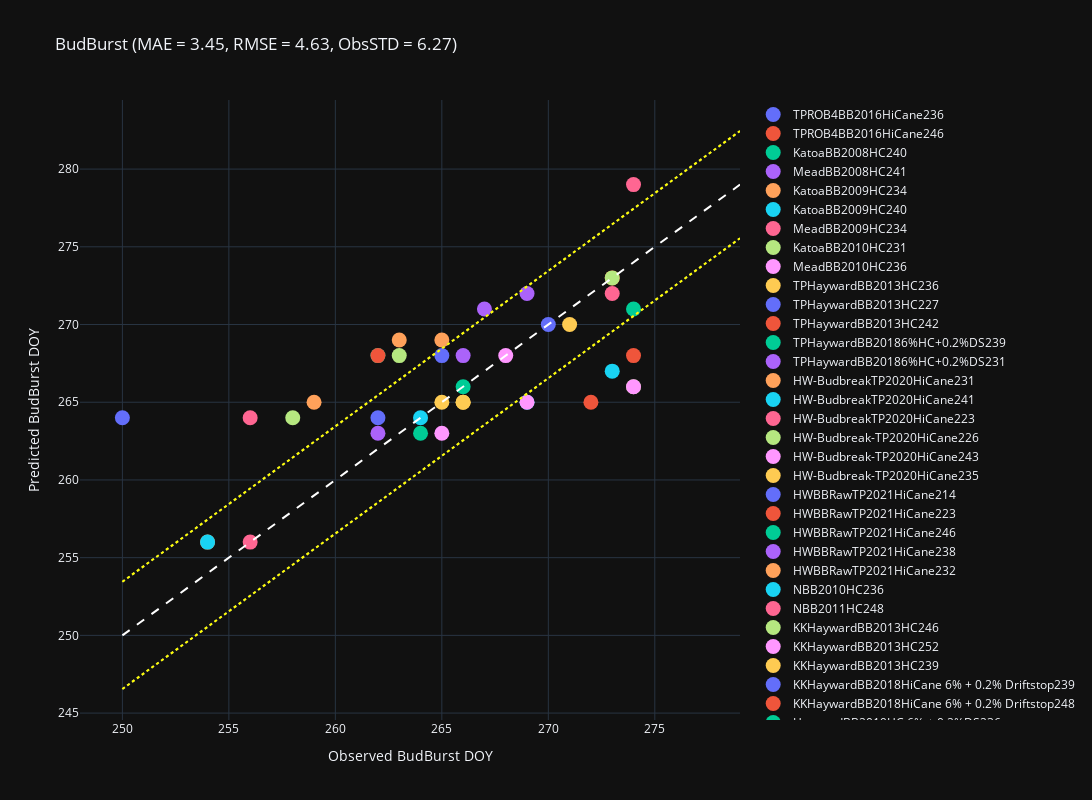

Source (notebook cell):
### Code cell
def observ_predict_plot(predicted_budbreak_doy, observed_budbreak_doy, regression_xy=False):
    fig = go.Figure()

    observations = []
    predictions = []
    all_bb_days = []
    for loc in observed_budbreak_doy.keys():
        for year in observed_budbreak_doy[loc].keys():
            for sheet_info in observed_budbreak_doy[loc][year]:
                observed_bb = observed_budbreak_doy[loc][year][sheet_info]
                observations.append(observed_bb)
                predicted_bb = predicted_budbreak_doy[loc][year][sheet_info]
                predictions.append(predicted_bb)

                all_bb_days.append(observed_bb)
                all_bb_days.append(predicted_bb)

                fig.add_trace(go.Scatter(x=[observed_bb], y=[predicted_bb], mode='markers', marker=dict(size=15), name=sheet_info))

    mae = round(utils.mean_absolute_error(observations,predictions),2)
    rmse = round(root_mean_squared_error(observations,predictions),2)


    # Add 1:1 dashed line
    fig.add_trace(go.Scatter(x=[min(all_bb_days), max(all_bb_days)], y=[min(all_bb_days), max(all_bb_days)], mode='lines', line=dict(color="white", dash="dash"), name="1:1 Line")) 

    # Calculate std of observations to compare with MAE
    obs_std = round(np.std(observations),2)
    # ±MAE bands
    upper_line_mae = np.array([min(all_bb_days), max(all_bb_days)]) + np.array(mae)   
    lower_line_mae = np.array([min(all_bb_days), max(all_bb_days)]) - np.array(mae)  
    fig.add_trace(go.Scatter(x=[min(all_bb_days), max(all_bb_days)], y=upper_line_mae, mode='lines', line=dict(color="grey", dash="dot"), name='+MAE'))
    fig.add_trace(go.Scatter(x=[min(all_bb_days), max(all_bb_days)], y=lower_line_mae, mode='lines', line=dict(color="grey", dash="dot"), name='-MAE'))  
    # RMSE bands: If RMSE bands are much wider than MAE bands, it means there are large outliers affecting the model's performance.
    upper_line_rmse = np.array([min(all_bb_days), max(all_bb_days)]) + np.array(mae)   
    lower_line_rmse = np.array([min(all_bb_days), max(all_bb_days)]) - np.array(mae)  
    fig.add_trace(go.Scatter(x=[min(all_bb_days), max(all_bb_days)], y=upper_line_rmse, mode='lines', line=dict(color="yellow", dash="dot"), name='+RMSE'))
    fig.add_trace(go.Scatter(x=[min(all_bb_days), max(all_bb_days)], y=lower_line_rmse, mode='lines', line=dict(color="yellow", dash="dot"), name='-RMSE'))  

    # Plot regression line
    if regression_xy is not False:
        fig.add_trace(go.Scatter(x=regression_xy[0], y=regression_xy[1], mode='lines', line=dict(color="white", dash="solid"), name=f"Regression"))

    # Update layout
    fig.update_layout(
        title= f"BudBurst (MAE = {mae}, RMSE = {rmse}, ObsSTD = {obs_std})",
        xaxis_title="Observed BudBurst DOY",
        yaxis_title="Predicted BudBurst DOY",
        template="plotly_dark", width=1400, height=800)
    fig.show()

observ_predict_plot(predicted_budbreak_doy, observed_budbreak_doy)

### Figure 1 — Plotly figure (JSON) as saved in the notebook; plotly's stock layout.template omitted (floating-point values rounded to 4 significant figures)
{"data": [{"marker": {"size": 15}, "mode": "markers", "name": "TPROB4BB2016HiCane236", "type": "scatter", "x": [265], "y": [268]}, {"marker": {"size": 15}, "mode": "markers", "name": "TPROB4BB2016HiCane246", "type": "scatter", "x": [274], "y": [268]}, {"marker": {"size": 15}, "mode": "markers", "name": "KatoaBB2008HC240", "type": "scatter", "x": [262], "y": [268]}, {"marker": {"size": 15}, "mode": "markers", "name": "MeadBB2008HC241", "type": "scatter", "x": [266], "y": [268]}, {"marker": {"size": 15}, "mode": "markers", "name": "KatoaBB2009HC234", "type": "scatter", "x": [254], "y": [256]}, {"marker": {"size": 15}, "mode": "markers", "name": "KatoaBB2009HC240", "type": "scatter", "x": [254], "y": [256]}, {"marker": {"size": 15}, "mode": "markers", "name": "MeadBB2009HC234", "type": "scatter", "x": [256], "y": [256]}, {"marker": {"size": 15}, "mode": "markers", "name": "KatoaBB2010HC231", "type": "scatter", "x": [263], "y": [268]}, {"marker": {"size": 15}, "mode": "markers", "name": "MeadBB2010HC236", "type": "scatter", "x": [268], "y": [268]}, {"marker": {"size": 15}, "mode": "markers", "name": "TPHaywardBB2013HC236", "type": "scatter", "x": [266], "y": [265]}, {"marker": {"size": 15}, "mode": "markers", "name": "TPHaywardBB2013HC227", "type": "scatter", "x": [262], "y": [264]}, {"marker": {"size": 15}, "mode": "markers", "name": "TPHaywardBB2013HC242", "type": "scatter", "x": [272], "y": [265]}, {"marker": {"size": 15}, "mode": "markers", "name": "TPHaywardBB20186%HC+0.2%DS239", "type": "scatter", "x": [264], "y": [263]}, {"marker": {"size": 15}, "mode": "markers", "name": "TPHaywardBB20186%HC+0.2%DS231", "type": "scatter", "x": [262], "y": [263]}, {"marker": {"size": 15}, "mode": "markers", "name": "HW-BudbreakTP2020HiCane231", "type": "scatter", "x": [259], "y": [265]}, {"marker": {"size": 15}, "mode": "markers", "name": "HW-BudbreakTP2020HiCane241", "type": "scatter", "x": [269], "y": [265]}, {"marker": {"size": 15}, "mode": "markers", "name": "HW-BudbreakTP2020HiCane223", "type": "scatter", "x": [256], "y": [264]}, {"marker": {"size": 15}, "mode": "markers", "name": "HW-Budbreak-TP2020HiCane226", "type": "scatter", "x": [258], "y": [264]}, {"marker": {"size": 15}, "mode": "markers", "name": "HW-Budbreak-TP2020HiCane243", "type": "scatter", "x": [269], "y": [265]}, {"marker": {"size": 15}, "mode": "markers", "name": "HW-Budbreak-TP2020HiCane235", "type": "scatter", "x": [265], "y": [265]}, {"marker": {"size": 15}, "mode": "markers", "name": "HWBBRawTP2021HiCane214", "type": "scatter", "x": [250], "y": [264]}, {"marker": {"size": 15}, "mode": "markers", "name": "HWBBRawTP2021HiCane223", "type": "scatter", "x": [262], "y": [268]}, {"marker": {"size": 15}, "mode": "markers", "name": "HWBBRawTP2021HiCane246", "type": "scatter", "x": [274], "y": [271]}, {"marker": {"size": 15}, "mode": "markers", "name": "HWBBRawTP2021HiCane238", "type": "scatter", "x": [267], "y": [271]}, {"marker": {"size": 15}, "mode": "markers", "name": "HWBBRawTP2021HiCane232", "type": "scatter", "x": [263], "y": [269]}, {"marker": {"size": 15}, "mode": "markers", "name": "NBB2010HC236", "type": "scatter", "x": [273], "y": [267]}, {"marker": {"size": 15}, "mode": "markers", "name": "NBB2011HC248", "type": "scatter", "x": [274], "y": [279]}, {"marker": {"size": 15}, "mode": "markers", "name": "KKHaywardBB2013HC246", "type": "scatter", "x": [274], "y": [266]}, {"marker": {"size": 15}, "mode": "markers", "name": "KKHaywardBB2013HC252", "type": "scatter", "x": [274], "y": [266]}, {"marker": {"size": 15}, "mode": "markers", "name": "KKHaywardBB2013HC239", "type": "scatter", "x": [266], "y": [265]}, {"marker": {"size": 15}, "mode": "markers", "name": "KKHaywardBB2018HiCane 6% + 0.2% Driftstop239", "type": "scatter", "x": [270], "y": [270]}, {"marker": {"size": 15}, "mode": "markers", "name": "KKHaywardBB2018HiCane 6% + 0.2% Driftstop248", "type": "scatter", "x": [273], "y": [273]}, {"marker": {"size": 15}, "mode": "markers", "name": "HaywardBB2019HC 6% + 0.2%DS236", "type": "scatter", "x": [266], "y": [266]}, {"marker": {"size": 15}, "mode": "markers", "name": "HaywardBB2019HC 6% + 0.2%DS243", "type": "scatter", "x": [269], "y": [272]}, {"marker": {"size": 15}, "mode": "markers", "name": "HWBBRaw2020HiCane+Driftstop240", "type": "scatter", "x": [265], "y": [269]}, {"marker": {"size": 15}, "mode": "markers", "name": "HWBBRaw2020HiCane+Driftstop235", "type": "scatter", "x": [264], "y": [264]}, {"marker": {"size": 15}, "mode": "markers", "name": "HWBBRaw2020HiCane+Driftstop247", "type": "scatter", "x": [273], "y": [272]}, {"marker": {"size": 15}, "mode": "markers", "name": "HWBBSpray2020HiCane+Driftstop248", "type": "scatter", "x": [273], "y": [273]}, {"marker": {"size": 15}, "mode": "markers", "name": "HWBBSpray2020HiCane+Driftstop232", "type": "scatter", "x": [265], "y": [263]}, {"marker": {"size": 15}, "mode": "markers", "name": "HWBBSpray2020HiCane+Driftstop243", "type": "scatter", "x": [271], "y": [270]}, {"line": {"color": "white", "dash": "dash"}, "mode": "lines", "name": "1:1 Line", "type": "scatter", "x": [250, 279], "y": [250, 279]}, {"line": {"color": "grey", "dash": "dot"}, "mode": "lines", "name": "+MAE", "type": "scatter", "x": [250, 279], "y": [253.4, 282.4]}, {"line": {"color": "grey", "dash": "dot"}, "mode": "lines", "name": "-MAE", "type": "scatter", "x": [250, 279], "y": [246.6, 275.6]}, {"line": {"color": "yellow", "dash": "dot"}, "mode": "lines", "name": "+RMSE", "type": "scatter", "x": [250, 279], "y": [253.4, 282.4]}, {"line": {"color": "yellow", "dash": "dot"}, "mode": "lines", "name": "-RMSE", "type": "scatter", "x": [250, 279], "y": [246.6, 275.6]}], "layout": {"height": 800, "title": {"text": "BudBurst (MAE = 3.45, RMSE = 4.63, ObsSTD = 6.27)"}, "width": 1400, "xaxis": {"title": {"text": "Observed BudBurst DOY"}}, "yaxis": {"title": {"text": "Predicted BudBurst DOY"}}}}
